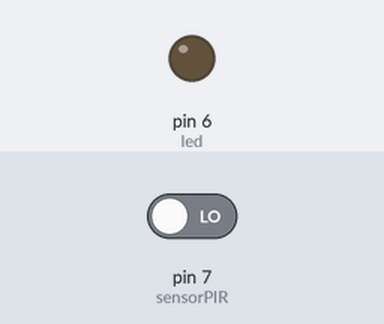
Recording of a sketch running on a simulated Arduino Uno, built with avr-gcc and run on an emulated ATmega328P. Parts: output pins drawn as LEDs (lit = HIGH). The inputs (shaded band) are chosen by the test bench; at power-on: pin 7 (sensorPIR) LOW.

Above: at 1.2 s.
1.3 s: pin 7 (sensorPIR) driven HIGH
At 2.1 s:
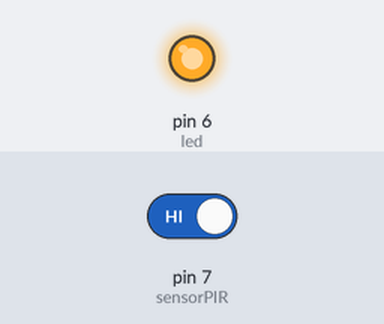
2.8 s: pin 7 (sensorPIR) driven LOW
At 3.2 s:
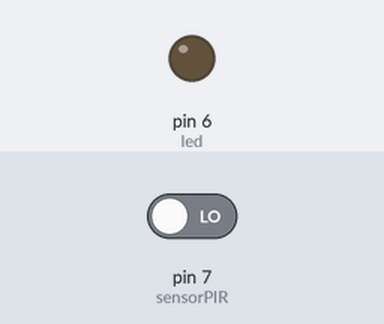
Timing chart, 0 to 5.8 s (numbered marks = the images above; inputs shaded):
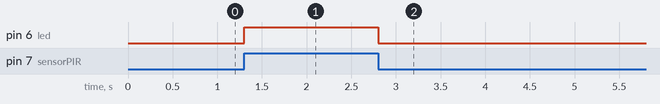

The sketch:

sizzling_inari_densor1__1_.ino
```cpp
int sensorPIR = 7;
int led = 6;

void setup() {
  pinMode(sensorPIR, INPUT);
  pinMode(led, OUTPUT);
}

void loop() {
  int movimento = digitalRead(sensorPIR);

  if (movimento == HIGH) {
    digitalWrite(led, HIGH);
  } else {
    digitalWrite(led, LOW);
  }
}
```

Measured:
- after the input at 1.3 s, pin 6 (led): LOW → HIGH at once
- after the input at 2.8 s, pin 6 (led): HIGH → LOW at once
